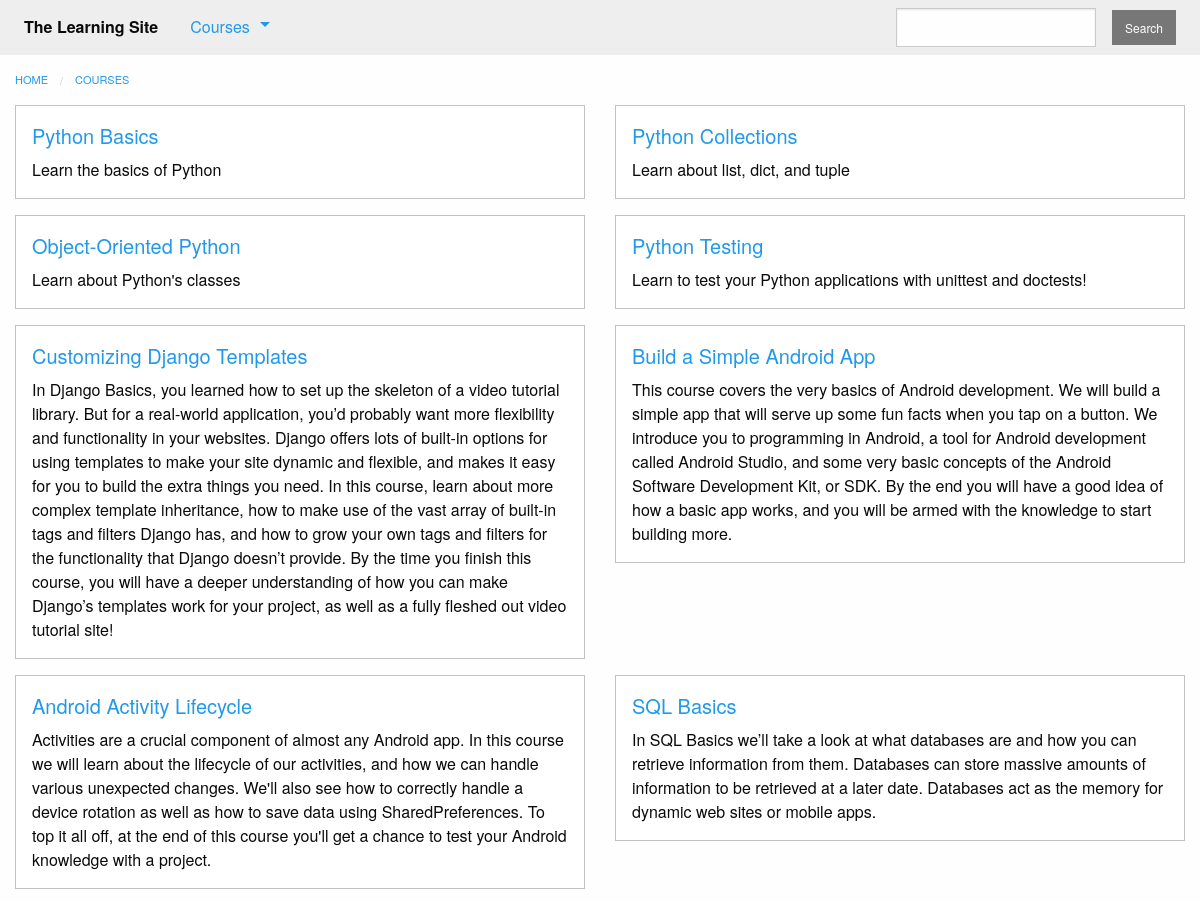
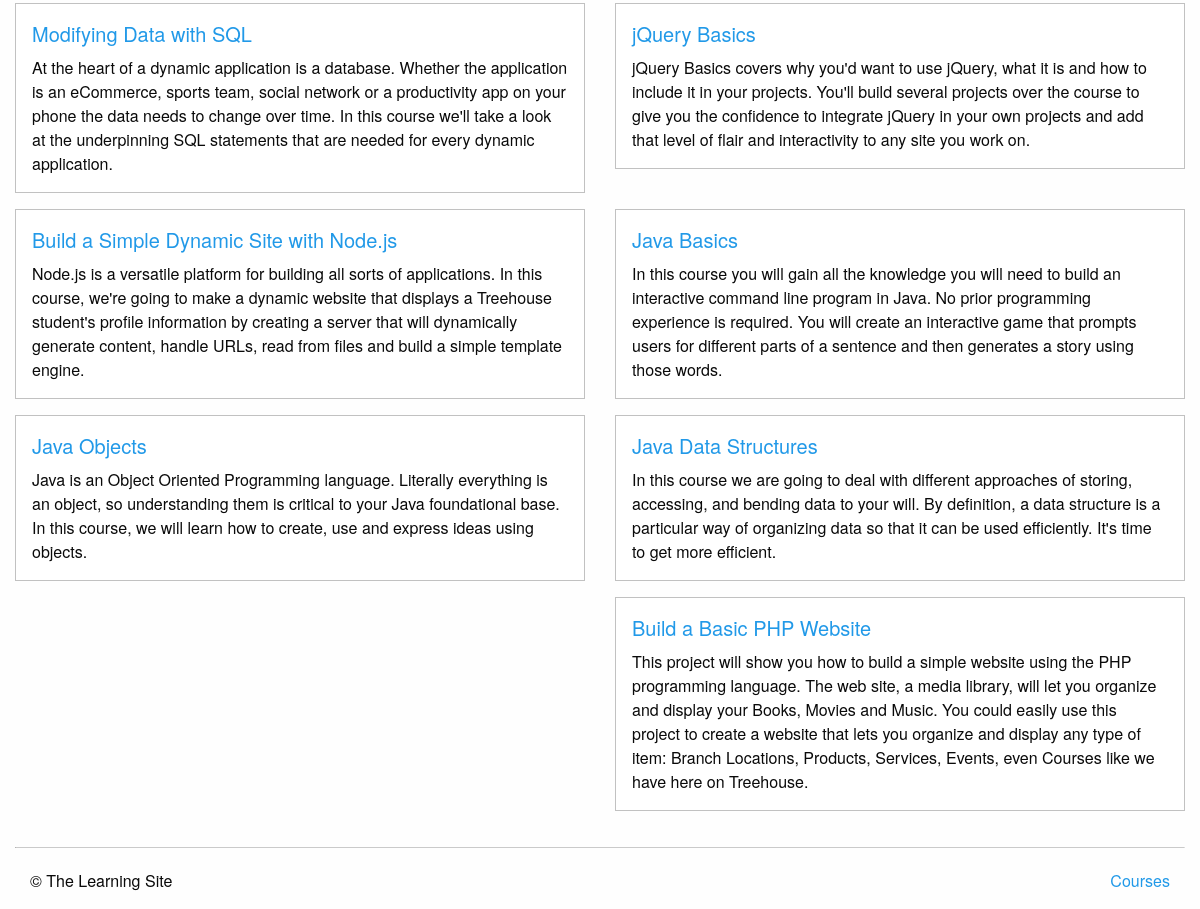
Page /courses/ on the committed database (2 pictures, top to bottom).
### courses/models.py (models this page shows, shortened)
class Course(models.Model):
    created_at = models.DateTimeField(auto_now_add=True)
    title = models.CharField(max_length=255)
    description = models.TextField()
    teacher = models.ForeignKey(User)
    subject = models.CharField(default='', max_length=100)
    published = models.BooleanField(default=False)

### courses/views.py (the view)
def course_list(request):
    courses = models.Course.objects.filter(published=True)
    return render(request, 'courses/course_list.html', {'courses': courses})

### courses/templatetags/course_extras.py (called while the page is built)
@register.inclusion_tag('courses/course_nav.html')
def nav_courses_list():
    courses = Course.objects.filter(published=True).order_by('-created_at').values('id','title')[:5]
    return {'courses': courses}

### courses/templates/courses/course_list.html (shortened to what this page needs)
{% extends "courses/layout.html" %}
{% block content %}
    <div class="row columns">
        {{ block.super }}
    </div>
    <div class="row">
        {%  for course in courses %}
            <div class="small-6 columns">
                <div class="callout">
                    <h5><a href="{% url 'courses:detail' pk=course.pk %}">{{ course.title }}</a></h5>
                    <div class="card-copy">
                        {{ course.description }}
                    </div>
                </div>
            </div>
            {% if forloop.counter|divisibleby:"2" %}
                </div>
                <div class="row">
            {% endif %}
        {% endfor %}
    </div>
{% endblock %}

### courses/templates/courses/layout.html (shortened to what this page needs)
{% extends "layout.html" %}
{% block content %}
    <ul class="breadcrumbs">
        <li><a href="{% url 'home' %}">Home</a></li>
        <li><a href="{% url 'courses:list' %}">Courses</a></li>
    </ul>
{% endblock %}

### templates/layout.html (shortened to what this page needs)
<!doctype html>
{% load static from staticfiles %}
{% load course_extras %}
<html class="no-js" lang="en">
    <head>
        <link rel="stylesheet" href="{% static 'css/foundation.min.css' %}">
        <link rel="stylesheet" href="{% static 'css/layout.css' %}">
    </head>
    <body>
        <nav class="top-bar" role="navigation">
            <section class="top-bar-left">
                <ul class="dropdown menu" data-dropdown-menu role="menubar">
                    <li class="menu-text">The Learning Site</li>
                    <li class="has-submenu">
                        <a href="#">Courses</a>
                    </li>
                </ul>
            </section>
            <section class="top-bar-right">
                <form action="{% url 'courses:search' %}" method="GET">
                    <ul class="menu">
                        <li><input type="search" name="q"</li>
                        <li><button type="submit" class="secondary small button">Search</button></li>
                    </ul>
                </form>
            </section>
        </nav>
        {% block content %}{% endblock %}
        <footer class="row columns">
            <hr/>
            <div class="small-6 columns">
                <p>&copy; The Learning Site</p>
            </div>
            <div class="small-6 columns">
                <ul class="inline-list no-bullet float-right">
                    <li><a href="{% url 'courses:list' %}">Courses</a></li>
                </ul>
            </div>
        </footer>
    </body>
</html>

### assets/css/layout.css (style rules this page uses)
.top-bar { margin-bottom: 1rem; }

### rows in the picture
Course: title "Python Basics", description "Learn the basics of Python"
Course: title "Python Collections", description "Learn about list, dict, and tuple"
Course: title "Object-Oriented Python", description "Learn about Python's classes"
Course: title "Python Testing", description "Learn to test your Python applications with unittest and doctests!"
Course: title "Customizing Django Templates", description "In Django Basics, you learned how to set up the skeleton of a video tutorial library. But for a real-world application, you’d probably want more flexibility and functionality in your websites. Django offers lots of built-in options for using templates to make your site dynamic and flexible, and makes it easy for you to build the extra things you need. In this course, learn about more complex template inheritance, how to make use of the vast array of built-in tags and filters Django has, and how to grow your own tags and filters for the functionality that Django doesn’t provide. By the time you finish this course, you will have a deeper understanding of how you can make Django’s templates…"
Course: title "Build a Simple Android App", description "This course covers the very basics of Android development. We will build a simple app that will serve up some fun facts when you tap on a button. We introduce you to programming in Android, a tool for Android development called Android Studio, and some very basic concepts of the Android Software Development Kit, or SDK. By the end you will have a good idea of how a basic app works, and you will be armed with the knowledge to start building more."
Course: title "Android Activity Lifecycle", description "Activities are a crucial component of almost any Android app. In this course we will learn about the lifecycle of our activities, and how we can handle various unexpected changes. We'll also see how to correctly handle a device rotation as well as how to save data using SharedPreferences. To top it all off, at the end of this course you'll get a chance to test your Android knowledge with a project."
Course: title "SQL Basics", description "In SQL Basics we’ll take a look at what databases are and how you can retrieve information from them. Databases can store massive amounts of information to be retrieved at a later date. Databases act as the memory for dynamic web sites or mobile apps."
Course: title "Modifying Data with SQL", description "At the heart of a dynamic application is a database. Whether the application is an eCommerce, sports team, social network or a productivity app on your phone the data needs to change over time. In this course we'll take a look at the underpinning SQL statements that are needed for every dynamic application."
Course: title "jQuery Basics", description "jQuery Basics covers why you'd want to use jQuery, what it is and how to include it in your projects. You'll build several projects over the course to give you the confidence to integrate jQuery in your own projects and add that level of flair and interactivity to any site you work on."
Course: title "Build a Simple Dynamic Site with Node.js", description "Node.js is a versatile platform for building all sorts of applications. In this course, we're going to make a dynamic website that displays a Treehouse student's profile information by creating a server that will dynamically generate content, handle URLs, read from files and build a simple template engine."
Course: title "Java Basics", description "In this course you will gain all the knowledge you will need to build an interactive command line program in Java. No prior programming experience is required. You will create an interactive game that prompts users for different parts of a sentence and then generates a story using those words."
Course: title "Java Objects", description "Java is an Object Oriented Programming language. Literally everything is an object, so understanding them is critical to your Java foundational base. In this course, we will learn how to create, use and express ideas using objects."
Course: title "Java Data Structures", description "In this course we are going to deal with different approaches of storing, accessing, and bending data to your will. By definition, a data structure is a particular way of organizing data so that it can be used efficiently. It's time to get more efficient."
Course: title "Build a Basic PHP Website", description "This project will show you how to build a simple website using the PHP programming language. The web site, a media library, will let you organize and display your Books, Movies and Music. You could easily use this project to create a website that lets you organize and display any type of item: Branch Locations, Products, Services, Events, even Courses like we have here on Treehouse."
